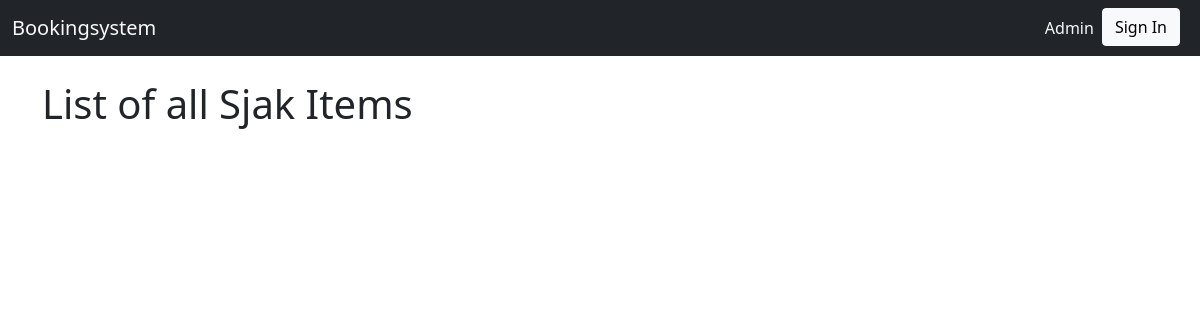
The app's page /Sjak/Sjak/SjakItem/, older data.
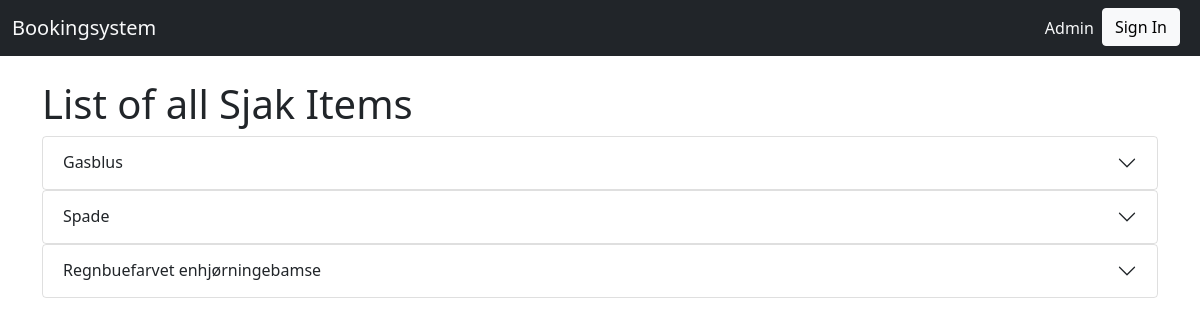
The same page, newer data.
### Sjak/models.py (models this page shows, shortened)
class SjakItem(models.Model):
    type = models.ForeignKey("Sjak.SjakItemType", on_delete=models.CASCADE)
    name = models.CharField(max_length=100)
    description = models.TextField(max_length=500)
    created = models.DateTimeField(auto_now_add=True, editable=False)
    last_updated = models.DateTimeField(auto_now=True, editable=False)
    class Meta:
        pass

### Sjak/views.py (the view)
# urls.py: path("Sjak/SjakItem/", views.SjakItemListView.as_view(), name="Sjak_SjakItem_list"),
class SjakItemListView(generic.ListView):
    model = models.SjakItem
    form_class = forms.SjakItemForm

### Sjak/templates/Sjak/sjakitem_list.html (shortened to what this page needs)
{% extends "base.html" %}
{% block content %}
<h1> List of all Sjak Items </h1>
{% for object in object_list %}
  <div class="accordion" id="accordionExample">
    <div class="accordion-item">
      <h2 class="accordion-header">
        <button class="accordion-button collapsed" type="button" data-bs-toggle="collapse" data-bs-target="#collapse{{ object.pk }}" aria-expanded="true" aria-controls="collapseOne">
          {{object.name}}
        </button>
      </h2>
    </div>
  </div>
{% endfor %}
<br>
{% endblock %}

Row changes from the older to the newer data that the page shows:
added SjakItem: name "Gasblus"
added SjakItem: name "Spade"
added SjakItem: name "Regnbuefarvet enhjørningebamse"
